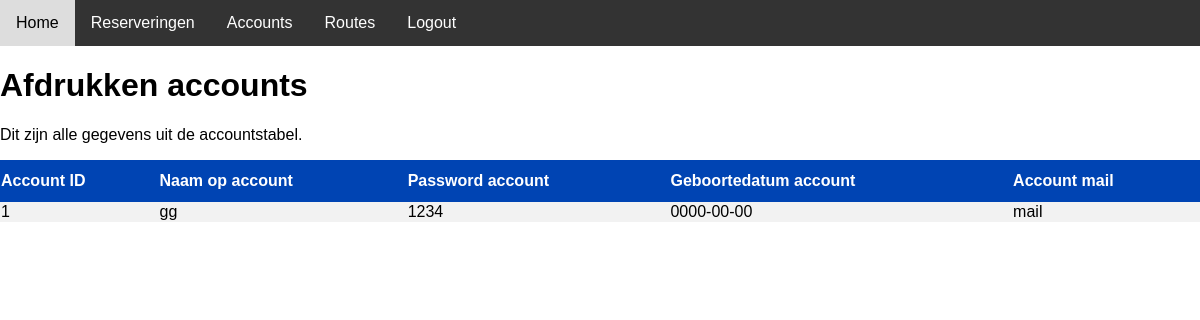
Screenshot of /readAccounts.php with the database file from the repository.
### tables this page shows
CREATE TABLE `accounts` (
  `mail` varchar(32) NOT NULL,
  `password` varchar(64) NOT NULL,
  `fullname` varchar(32) NOT NULL,
  `birthday` date NOT NULL,
  `id` int(11) NOT NULL
);

### readAccounts.php (the view, shortened to what this page needs)
<!doctype html>
<html lang="nl">
<head>
</head>
<table>
<?php require_once "nav.php" ;
require_once 'dbConnect.php';?>
<h1>Afdrukken accounts</h1>
<p>Dit zijn alle gegevens uit de accountstabel.</p>
<?php
global $conn;
$accounts = $conn->prepare("
    select * from accounts ");
$accounts->execute();
echo '<table>';
echo "<tr>
    <th>Account ID</th>
    <th>Naam op account</th>
    <th>Password account</th>
    <th>Geboortedatum account </th>
    <th>Account mail</th>
  </tr>";
$result = $accounts->fetchAll(PDO::FETCH_ASSOC);
foreach($result as $row) {
    echo " <tr>";
    echo "<td>" .  $row['id'] . "</td>" ;
    echo "<td>" .  $row['fullname'] . "</td>" ;
    echo "<td>" . $row['password'] . "</td>" ;
    echo "<td>" .  $row['birthday'] . "</td>" ;
    echo "<td>" .  $row['mail'] . "</td>" ;
    echo "</tr>
";
}
?>
</table>
</body>
</html>

### main.css (style rules this page uses)
body { margin: 0; font-family: Arial, sans-serif; }
table { font-family: Arial, Helvetica, sans-serif; border-collapse: collapse; width: 100%; }
table tr:nth-child(even) { background-color: #f2f2f2; }
table th { padding-top: 12px; padding-bottom: 12px; text-align: left; background-color: #0044b3; color: white; }

### rows the page displays
accounts: id "1", fullname "gg", password "1234", birthday "0000-00-00", mail "mail"
